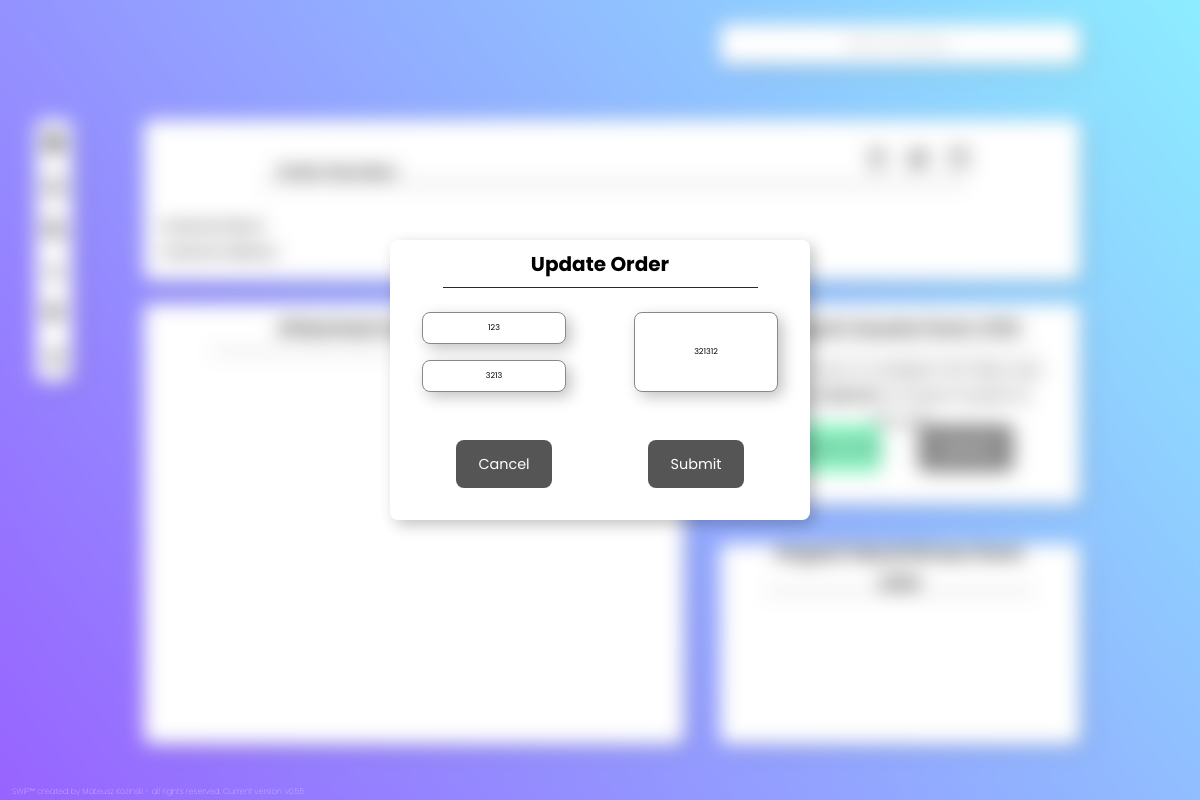
The page /updateorder/13/ on the database its author committed.
### SWIPapp/models.py (models this page shows, shortened)
class Order(models.Model):
    Order_Number = models.CharField(max_length=100)
    Customer = models.CharField(max_length=100, default='')
    Customer_Address = models.TextField(max_length=300, default='')
    Created = models.DateTimeField(auto_now_add=True) #this is currently broken - works on import but updating returns error if null=False for some reason
    Updated = models.DateTimeField(auto_now_add=True) #this is currently broken - works on import but updating returns error if null=False for some reason
    class Meta:
        ordering =['-Updated', '-Created']

### SWIPapp/views.py (the view)
# urls.py: path('updateorder/<str:id>/', views.updateorder, name="updateorder"),
def updateorder(request, id):
    order = Order.objects.get(id=id)
    form = CreateNewOrder(instance=order)
    if request.method == 'POST':
        form = CreateNewOrder(request.POST, instance=order)
        if form.is_valid:
            form.save()
            return HttpResponseRedirect("/order/{id}/".format(id=id))
    context = {'form':form}
    return render(request, 'SWIPapp/updateorder.html', context)

### SWIPapp/forms.py
class CreateNewOrder(forms.ModelForm):
    class Meta:
        model = Order
        fields = ('Order_Number', 'Customer', 'Customer_Address')
        widgets = {
            'Order_Number': forms.TextInput(attrs={'class': 'ordernumber', 'placeholder ': 'Order Number'}),
            'Customer': forms.TextInput(attrs={'class': 'ordercustomer', 'placeholder ': 'Customer Name'}),
            'Customer_Address': forms.TextInput(attrs={'class': 'orderaddress', 'placeholder ': 'Full Address including Postcode'}),
        }

### SWIPapp/templates/SWIPapp/updateorder.html (shortened to what this page needs)
{% extends "SWIPapp/navbar.html" %}
{% load static %}
{%block content%}
<div class="orderinfo">
    <div class='listtitle2'>
        <p class="topinfo"><b>Order Number:</b> {{order.Order_Number}}</p>
      <ul class="assetbuttons">
        <li class="assetbutton" id='delicon'>  <a class="assset-link" href="#"><svg xmlns="http://www.w3.org/2000/svg" width="24" height="24" style="fill: rgba(0, 0, 0, 1);transform: ;msFilter:;"><path d="M15 2H9c-1.103 0-2 .897-2 2v2H3v2h2v12c0 1.103.897 2 2 2h10c1.103 0 2-.897 2-2V8h2V6h-4V4c0-1.103-.897-2-2-2zM9 4h6v2H9V4zm8 16H7V8h10v12z"></path></svg></a></li>
        <li class="assetbutton" id='editicon'>  <a class="assset-link" href='#'></a></li>
        <li class="assetbutton" id='dupicon'>  <a class="assset-link" href="#"><svg xmlns="http://www.w3.org/2000/svg" width="24" height="24" style="fill: rgba(0, 0, 0, 1);transform: ;msFilter:;"><path d="M19 3h-2.25a1 1 0 0 0-1-1h-7.5a1 1 0 0 0-1 1H5c-1.103 0-2 .897-2 2v15c0 1.103.897 2 2 2h14c1.103 0 2-.897 2-2V5c0-1.103-.897-2-2-2zm0 17H5V5h2v2h10V5h2v15z"></path></svg></a></li>
      </div>
<br>
<p class="maininfo"> <b>Customer Name:</b> {{order.Customer}} </p>
<p class="maininfo"> <b>Customer Address:</b> {{order.Customer_Address}} </p>
</div>
<div class="attachedassets">
    <div class='listtitle'>
        <h4> Attached Assets and HDDs </h4>
    </div>
    <div class='listcontainer'>
</div>
<div class="attachtoorder">
    <div class='listtitle'>
        <h4> Import Assets from CSV</h4>
    </div>
    <p class="explanation"> Select one or multiple CSV files and press <b>Submit</b> to import Assets to this job </p>
    <div class='importasset2'>
        <form method="POST" action-"/" enctype="multipart/form-data">
            <div class="buttons">
            <label class="uploadlabel" for="files">Upload CSVs</label>
            <button type="submit" class = "submitbtn2", name="save">Submit</button>
            </div>
        </form>
    </div>
</div>
<div class="attachhddtoorder">
    <div class='listtitle'>
        <h4> Import Hard Drives from CSV</h4>
    </div>
</div>
<div class = "fullscreenglass">
    <div class = "updateorderprompt">
        <div class='listtitle'>
            <h4>Update Order</h4>
        </div>
        <form method="POST" action =''>
            {{form.Order_Number}}
            {{form.Customer}}
            {{form.Customer_Address}}
            <button class="submitbtn3", name="save">Submit</button>
        </form>
        <a href="{{request.META.HTTP_REFERER}}"><button class='cancelbtn3'>Cancel</button></a>
    </div>
</div>
{% endblock %}

### rows shown on the page
Order: Order_Number "123", Customer "3213", Customer_Address "321312"
